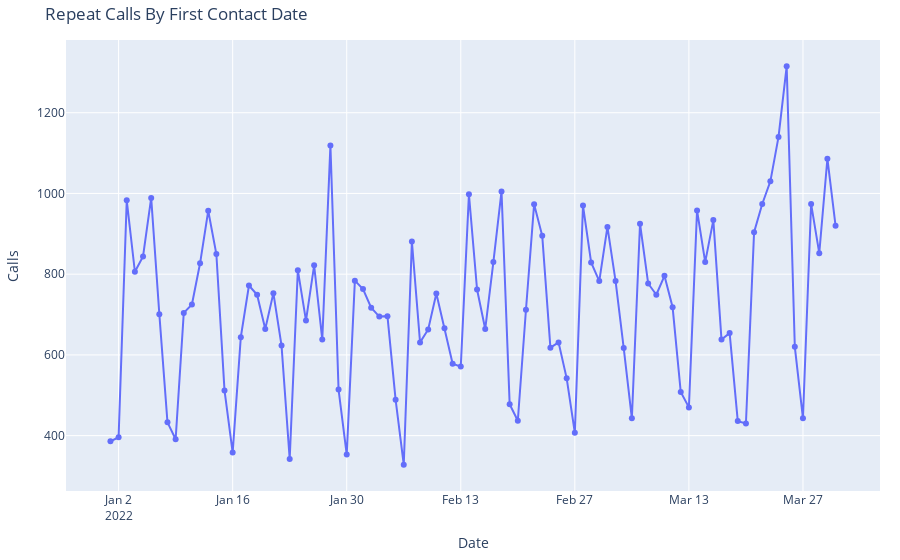

Notebook code for this chart:
### Markdown cell above
*Plot of Repeat Calls By First Contact Date*

### Code cell
fig_repCalls_n = plot_aggregated_data(
    repCalls_n,
    x_axis="date_created",
    y_axes=["contacts_n"],
    title="Repeat Calls By First Contact Date",
    labels={"date_created": "Date", "contacts_n": "Total Contacts"},
    chart_type="line"  # Line chart
)

# Tighten the layout and remove legend if only one metric
fig_repCalls_n.update_layout(
    title="Repeat Calls By First Contact Date",  # Title of the chart
    xaxis_title="Date",  # Set x-axis title
    yaxis_title="Calls",  # Set y-axis title
    margin=dict(l=20, r=20, t=40, b=40),  # Tighten margins to remove empty space
    showlegend=False  # Hide legend if there's only one metric
)

# Save the figure as an SVG
fig_repCalls_n.write_image("repCalls_n.svg")

# Show the plot
fig_repCalls_n.show()

### Figure 1 — Plotly figure (JSON) as saved in the notebook; plotly's stock layout.template omitted (floating-point values rounded to 4 significant figures)
{"data": [{"hovertemplate": "variable=contacts_n<br>Date=%{x}<br>value=%{y}<extra></extra>", "legendgroup": "contacts_n", "line": {"color": "#636efa", "dash": "solid"}, "marker": {"symbol": "circle"}, "mode": "lines+markers", "name": "contacts_n", "orientation": "v", "showlegend": true, "type": "scatter", "x": ["2022-01-01T00:00:00", "2022-01-02T00:00:00", "2022-01-03T00:00:00", "2022-01-04T00:00:00", "2022-01-05T00:00:00", "2022-01-06T00:00:00", "2022-01-07T00:00:00", "2022-01-08T00:00:00", "2022-01-09T00:00:00", "2022-01-10T00:00:00", "2022-01-11T00:00:00", "2022-01-12T00:00:00", "2022-01-13T00:00:00", "2022-01-14T00:00:00", "2022-01-15T00:00:00", "2022-01-16T00:00:00", "2022-01-17T00:00:00", "2022-01-18T00:00:00", "2022-01-19T00:00:00", "2022-01-20T00:00:00", "2022-01-21T00:00:00", "2022-01-22T00:00:00", "2022-01-23T00:00:00", "2022-01-24T00:00:00", "2022-01-25T00:00:00", "2022-01-26T00:00:00", "2022-01-27T00:00:00", "2022-01-28T00:00:00", "2022-01-29T00:00:00", "2022-01-30T00:00:00", "2022-01-31T00:00:00", "2022-02-01T00:00:00", "2022-02-02T00:00:00", "2022-02-03T00:00:00", "2022-02-04T00:00:00", "2022-02-05T00:00:00", "2022-02-06T00:00:00", "2022-02-07T00:00:00", "2022-02-08T00:00:00", "2022-02-09T00:00:00", "2022-02-10T00:00:00", "2022-02-11T00:00:00", "2022-02-12T00:00:00", "2022-02-13T00:00:00", "2022-02-14T00:00:00", "2022-02-15T00:00:00", "2022-02-16T00:00:00", "2022-02-17T00:00:00", "2022-02-18T00:00:00", "2022-02-19T00:00:00", "2022-02-20T00:00:00", "2022-02-21T00:00:00", "2022-02-22T00:00:00", "2022-02-23T00:00:00", "2022-02-24T00:00:00", "2022-02-25T00:00:00", "2022-02-26T00:00:00", "2022-02-27T00:00:00", "2022-02-28T00:00:00", "2022-03-01T00:00:00", "2022-03-02T00:00:00", "2022-03-03T00:00:00", "2022-03-04T00:00:00", "2022-03-05T00:00:00", "2022-03-06T00:00:00", "2022-03-07T00:00:00", "2022-03-08T00:00:00", "2022-03-09T00:00:00", "2022-03-10T00:00:00", "2022-03-11T00:00:00", "2022-03-12T00:00:00", "2022-03-13T00:00:00", "2022-03-14T00:00:00", "2022-03-15T00:00:00", "2022-03-16T00:00:00", "2022-03-17T00:00:00", "2022-03-18T00:00:00", "2022-03-19T00:00:00", "2022-03-20T00:00:00", "2022-03-21T00:00:00", "2022-03-22T00:00:00", "2022-03-23T00:00:00", "2022-03-24T00:00:00", "2022-03-25T00:00:00", "2022-03-26T00:00:00", "2022-03-27T00:00:00", "2022-03-28T00:00:00", "2022-03-29T00:00:00", "2022-03-30T00:00:00", "2022-03-31T00:00:00"], "xaxis": "x", "y": [386, 396, 983, 806, 844, 989, 701, 433, 391, 704, 725, 827, 957, 850, 512, 358, 644, 772, 749, 664, 753, 623, 342, 810, 685, 822, 638, 1119, 514, 353, 784, 763, 717, 695, 696, 489, 328, 881, 631, 663, 752, 666, 578, 571, 998, 762, 664, 830, 1005, 478, 437, 712, 973, 895, 618, 631, 542, 407, 970, 829, 783, 917, 783, 617, 443, 925, 777, 749, 796, 718, 508, 470, 958, 830, 934, 638, 654, 436, 430, 904, 974, 1030, 1140, 1315, 620, 443, 974, 852, 1086, 920], "yaxis": "y"}], "layout": {"legend": {"title": {"text": "Metrics"}, "tracegroupgap": 0}, "margin": {"b": 40, "l": 20, "r": 20, "t": 40}, "showlegend": false, "title": {"text": "Repeat Calls By First Contact Date"}, "xaxis": {"anchor": "y", "domain": [0, 1], "title": {"text": "Date"}}, "yaxis": {"anchor": "x", "domain": [0, 1], "title": {"text": "Calls"}}}}
